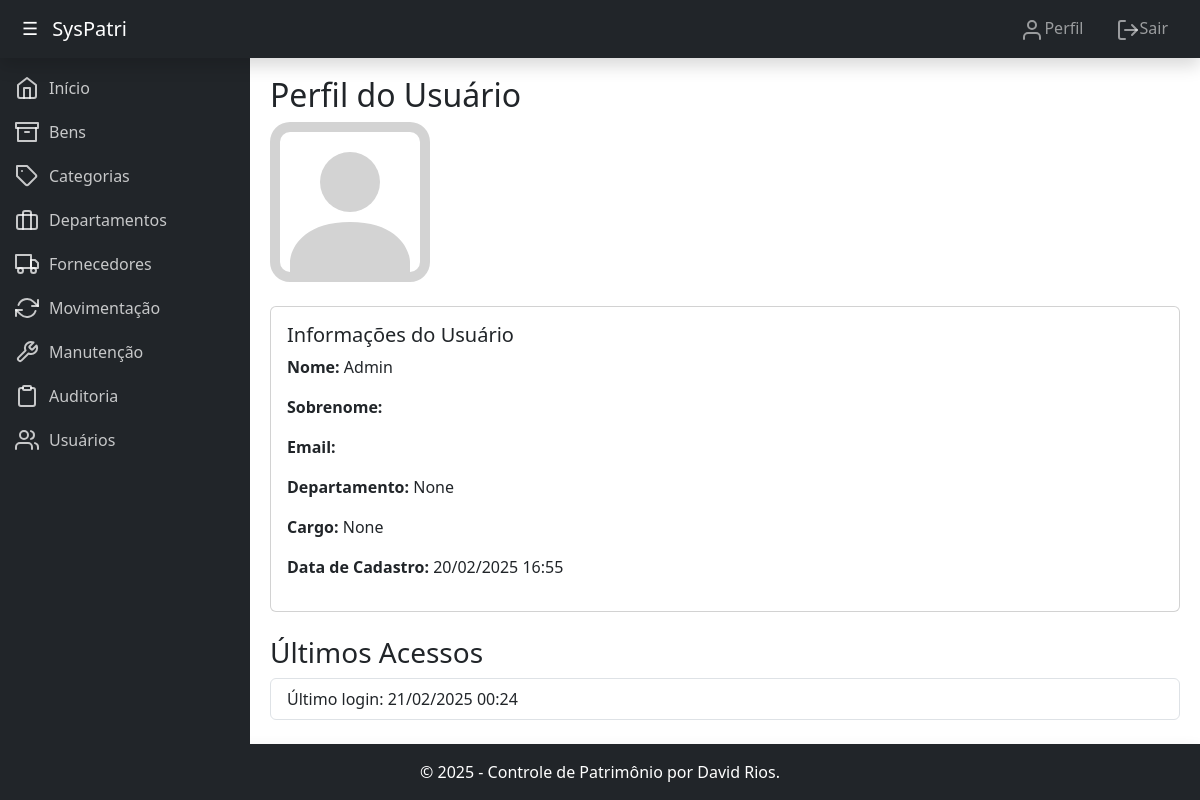
/perfil/ (signed in), run on an earlier commit of the app's database.
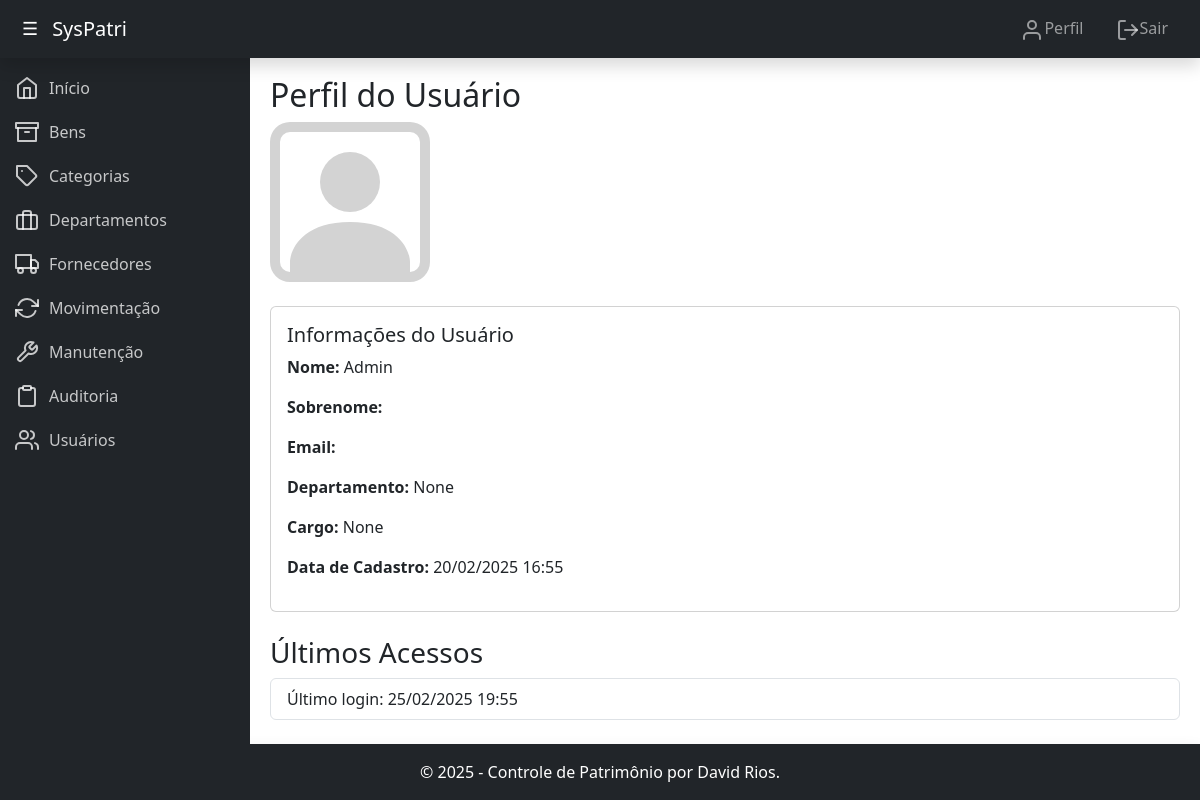
And on a later commit of the database.
### core/models.py (models this page shows, shortened)
class Usuario(AbstractUser):
    departamento = models.ForeignKey(Departamento, on_delete=models.SET_NULL, null=True, blank=True, verbose_name="Departamento")
    cargo = models.CharField(max_length=100, blank=True, null=True, verbose_name="Cargo")
    gerente = models.BooleanField(default=False, verbose_name="Gerente")
    groups = models.ManyToManyField(
        'auth.Group',
        verbose_name='groups',
        blank=True,
        help_text='The groups this user belongs to. A user will get all permissions granted to each of their groups.',
        related_name="usuario_groups",  # Nome único para o related_name
        related_query_name="usuario",
    )
    user_permissions = models.ManyToManyField(
        'auth.Permission',
        verbose_name='user permissions',
        blank=True,
        help_text='Specific permissions for this user.',
        related_name="usuario_permissions",  # Nome único para o related_name
        related_query_name="usuario",
    )

### core/views.py (the view)
# urls.py: path('perfil/', views.perfil_usuario, name='perfil_usuario'),
@login_required
def perfil_usuario(request):
    usuario = request.user
    if request.method == 'POST':
        form = UsuarioChangeForm(request.POST, instance=usuario)
        if form.is_valid():
            form.save()
            messages.success(request, 'Perfil atualizado com sucesso!')
            return redirect('perfil_usuario')
    else:
        form = UsuarioChangeForm(instance=usuario)
    return render(request, 'perfil.html', {'form': form})

### core/templates/perfil.html (shortened to what this page needs)
{% extends 'base.html' %}
{% block content %}
    <h2>Perfil do Usuário</h2>
    <div>
    </div>
    <div class="card mt-4">
        <div class="card-body">
            <h5 class="card-title">Informações do Usuário</h5>
            <p><strong>Nome:</strong> {{ user.first_name }}</p>
            <p><strong>Sobrenome:</strong> {{ user.last_name }}</p>
            <p><strong>Email:</strong> {{ user.email }}</p>
            <p><strong>Departamento:</strong> {{ user.departamento }}</p>
            <p><strong>Cargo:</strong> {{ user.cargo }}</p>
            <p><strong>Data de Cadastro:</strong> {{ user.date_joined|date:"d/m/Y H:i" }}</p>
        </div>
    </div>
    <h3 class="mt-4">Últimos Acessos</h3>
    <ul class="list-group">
        {% if user.last_login %}
            <li class="list-group-item">Último login: {{ user.last_login|date:"d/m/Y H:i" }}</li>
        {% else %}
            <li class="list-group-item">Primeiro acesso ou login não registrado.</li>
        {% endif %}
    </ul>
{% endblock %}

What changed in the data, as far as the page shows it:
changed Usuario "Admin": last_login "21/02/2025 00:24" → "25/02/2025 19:55"
